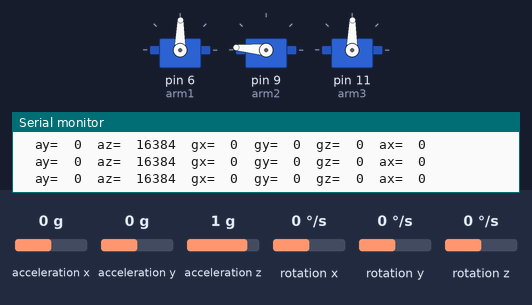
Recording of a sketch running on a simulated Arduino Uno, built with avr-gcc and run on an emulated ATmega328P. Shown: 3 × servo, the last lines printed to the serial monitor. Inputs (shaded band) come from the test bench; at power-on: acceleration x 0 g, acceleration y 0 g, acceleration z 1 g, rotation x 0 °/s, rotation y 0 °/s, rotation z 0 °/s.

Above: at 1.2 s.
1.3 s: acceleration x set to -1.4 g
At 2.0 s:
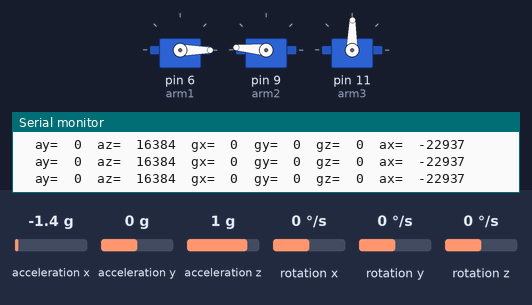
2.8 s: acceleration y set to -1.4 g
At 3.3 s:
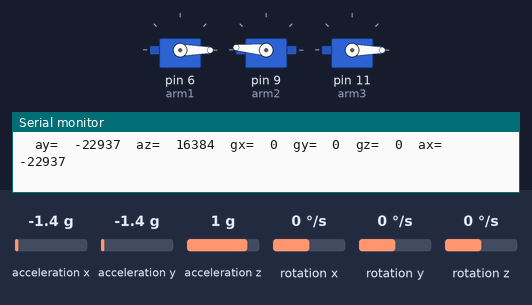
4.3 s: acceleration z set to -1.4 g
At 4.8 s:
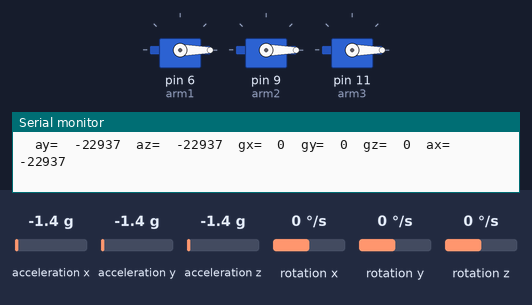
5.8 s: acceleration x set to 0 g
At 6.3 s:
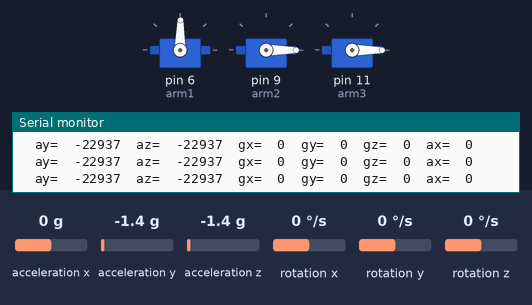
7.3 s: acceleration x set to -0.8 g
At 7.6 s:
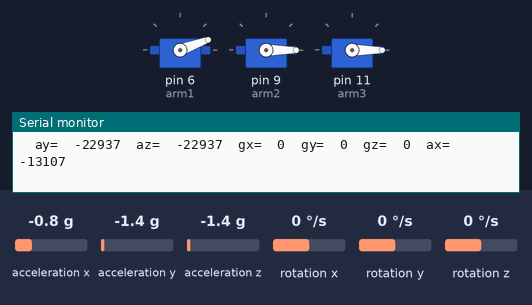
8.8 s: acceleration y set to 0 g
At 9.1 s:
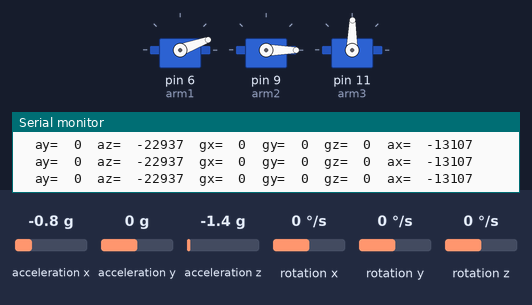
Timing chart, 0 to 11.3 s (numbered marks = the images above; inputs shaded):
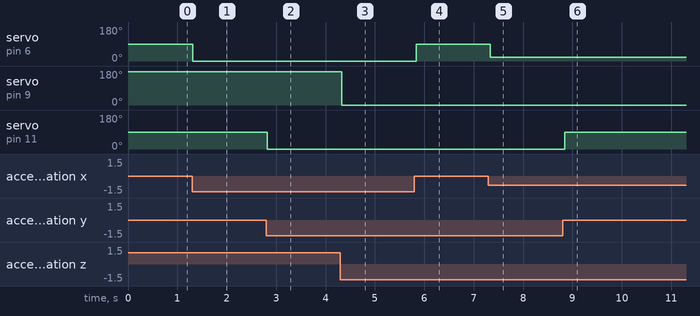

Measured:
- after the input at 1.3 s, servo on pin 6 (arm1): 89° → 0° at once
- after the input at 2.8 s, servo on pin 11 (arm3): 89° → 0° at once
- after the input at 4.3 s, servo on pin 9 (arm2): 175° → 0° at once
- after the input at 5.8 s, servo on pin 6 (arm1): 0° → 89° at once
- after the input at 7.3 s, servo on pin 6 (arm1): 89° → 20° at once
- after the input at 8.8 s, servo on pin 11 (arm3): 0° → 89° after 0.05 s

The sketch:

my_servo_arm_accelerometer.ino
```cpp
#include "Wire.h"
#include "I2Cdev.h"
#include "MPU6050.h"


MPU6050 mpu;
int16_t ax, ay, az;
int16_t gx, gy, gz;

#include <Servo.h>
Servo arm1;
Servo arm2;
Servo arm3;


void setup()
{
Wire.begin();
Serial.begin(38400);
Serial.println("Initialize MPU");
mpu.initialize();
Serial.println(mpu.testConnection() ? "Connected" : "Connection failed");
  arm1.attach(6);
  arm2.attach(9);
  arm3.attach(11);

}

void loop()
{
mpu.getMotion6(&ax, &ay, &az, &gx, &gy, &gz);
  Serial.print("\t");
  Serial.print("ax=  ");
  Serial.println(ax);

  Serial.print("\t");
  Serial.print("ay=  ");
  Serial.print(ay);


 Serial.print("\t");
  Serial.print("az=  ");
 Serial.print(az);


   Serial.print("\t");
  Serial.print("gx=  ");
  Serial.print(gx);
//
//
   Serial.print("\t");
  Serial.print("gy=  ");
  Serial.print(gy);
//
//
  Serial.print("\t");
  Serial.print("gz=  ");
  Serial.print(gz);

arm1.write(map(ax, -17000, 17000, 0, 179));
arm2.write(map(az, -17000, 17000, 0, 179));
arm3.write(map(ay, -17000, 17000, 0, 179));


delay(60);

}
```
